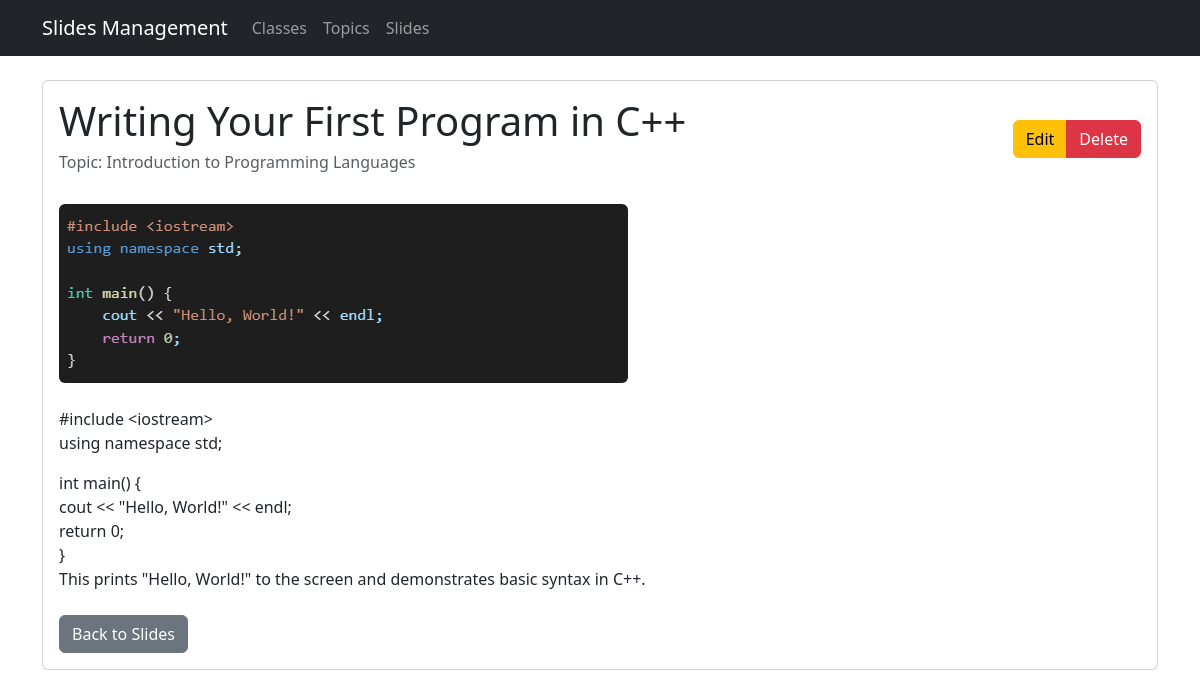
The app's page /slide/10/ with its own data.
### topics/models.py (models this page shows, shortened)
class Slide(models.Model):
    topic = models.ForeignKey(Topic, on_delete=models.CASCADE, related_name="slides")
    title = models.CharField(max_length=255)
    content = models.TextField(blank=True, null=True)
    image = models.ImageField(upload_to='slides/images/', blank=True, null=True)
    video = models.FileField(upload_to='slides/videos/', blank=True, null=True)
    order = models.PositiveIntegerField(default=0)
    class Meta:
        ordering = ['order']

class Topic(models.Model):
    class_obj = models.ForeignKey(Class, on_delete=models.CASCADE, related_name="topics")
    title = models.CharField(max_length=255)
    description = models.TextField(blank=True, null=True)

### topics/views.py (the view)
# urls.py: path('slide/<int:pk>/', views.SlideDetailView.as_view(), name='slide-detail'),
class SlideDetailView(DetailView):
    model = Slide
    template_name = 'topics/slide_detail.html'
    context_object_name = 'slide'

### topics/templates/topics/slide_detail.html (shortened to what this page needs)
{% extends 'topics/base.html' %}
{% block content %}
<div class="card">
    <div class="card-body">
        <div class="d-flex justify-content-between align-items-center mb-4">
            <div>
                <h1>{{ slide.title }}</h1>
                <h6 class="text-muted">Topic: {{ slide.topic.title }}</h6>
            </div>
            <div class="btn-group">
                <a href="{% url 'slide-update' slide.pk %}" class="btn btn-warning">Edit</a>
                <a href="{% url 'slide-delete' slide.pk %}" class="btn btn-danger">Delete</a>
            </div>
        </div>
        {% if slide.image %}
        <div class="mb-4">
            <img src="{{ slide.image.url }}" class="img-fluid rounded" alt="{{ slide.title }}">
        </div>
        {% endif %}
        <div class="mb-4">
            {{ slide.content|linebreaks }}
        </div>
        <div class="mt-4">
            <a href="{% url 'slide-list' %}" class="btn btn-secondary">Back to Slides</a>
        </div>
    </div>
</div>
{% endblock %}

### records on screen
Slide: title "Writing Your First Program in C++", topic "Introduction to Programming Languages", image (picture), content "#include <iostream> using namespace std; int main() { cout << \"Hello, World!\" << endl; return 0; } This prints \"Hello, World!\" to the screen and demonstrates basic syntax in C++."
